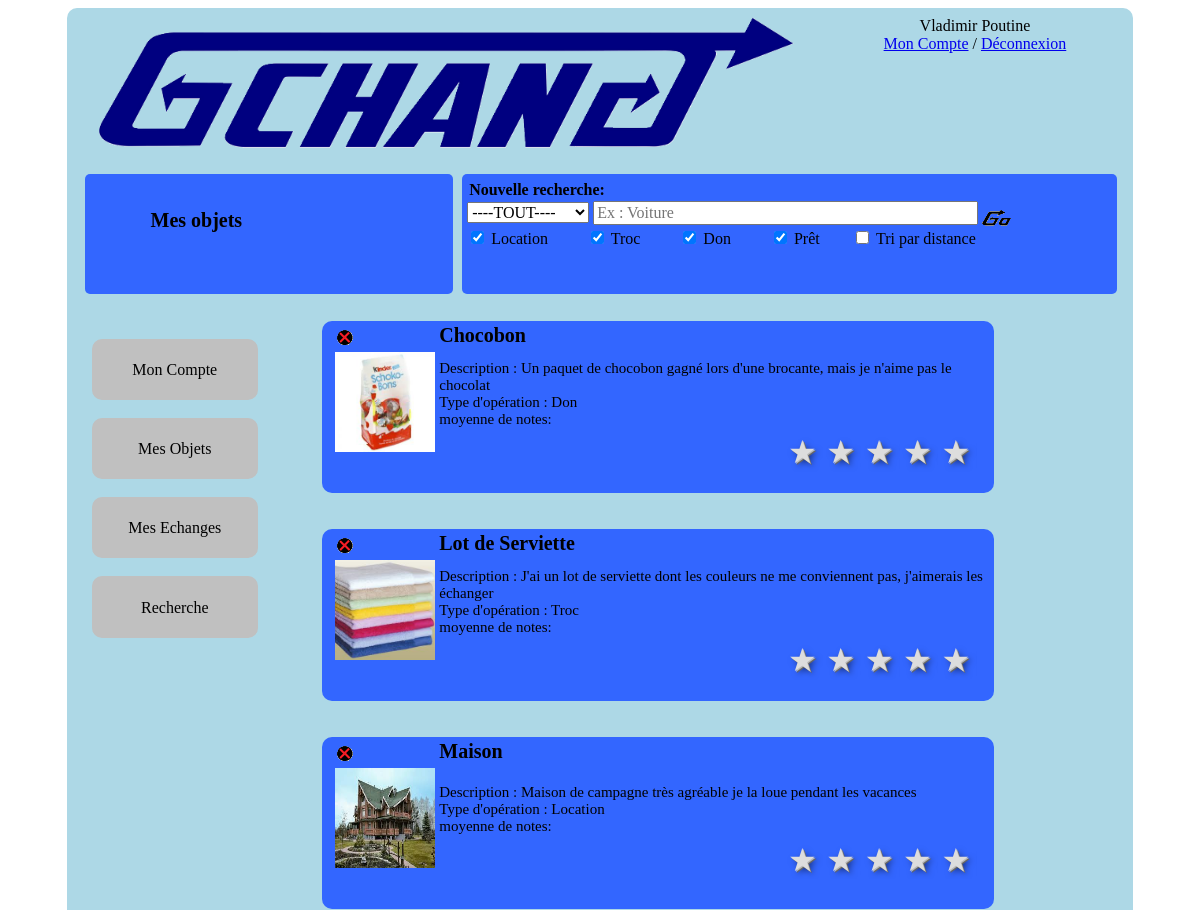
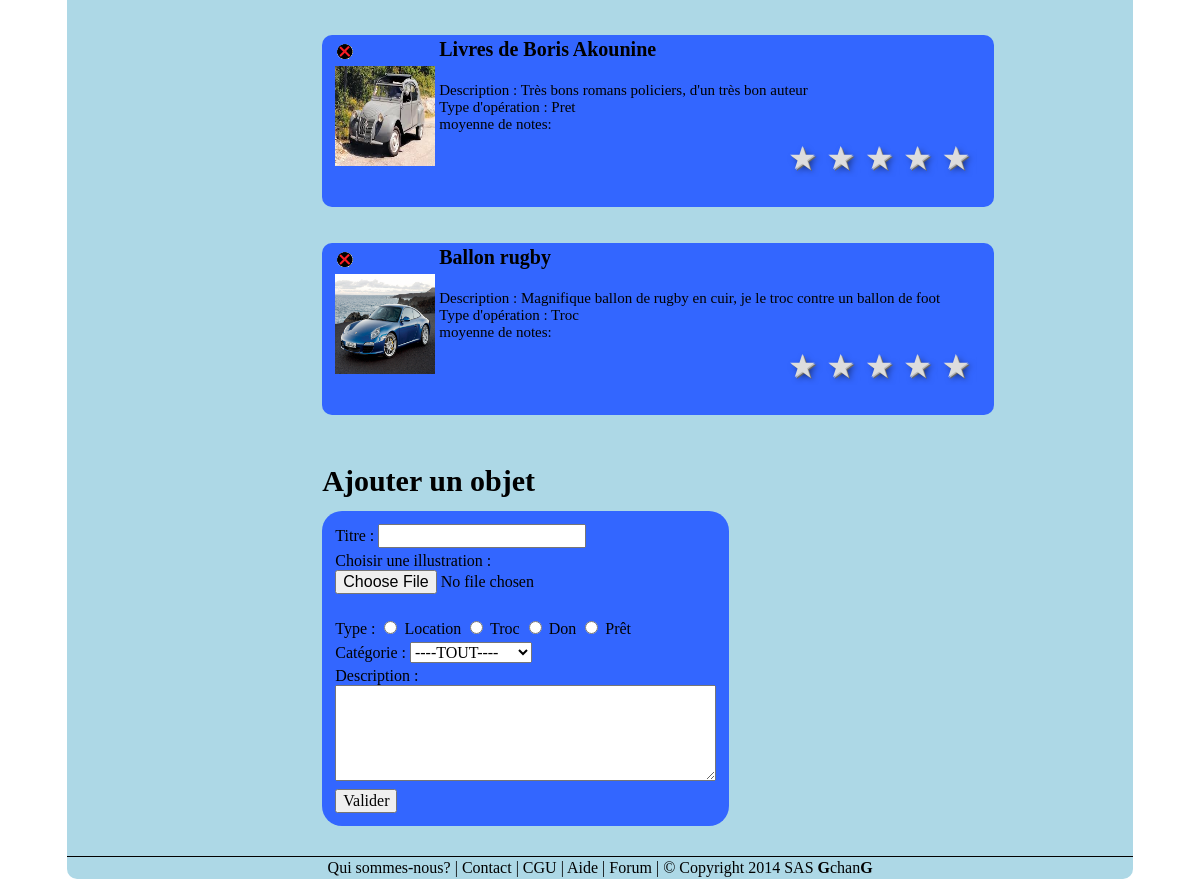
The page /view/pages/objets.php (signed in) on the database its author committed (2 pictures, top to bottom).
### tables this page shows
CREATE TABLE IF NOT EXISTS `objet` (
  `idObjet` int(8) NOT NULL AUTO_INCREMENT,
  `TitreObjet` varchar(25) DEFAULT NULL,
  `idUtilisateur` int(8) DEFAULT NULL,
  `TypeOperation` varchar(10) DEFAULT NULL,
  `DescriptionObjet` longtext NOT NULL,
  `idCategorie` int(8) NOT NULL,
  `idGrosseCat` int(11) NOT NULL,
  `PseudoProprio` varchar(15) NOT NULL,
  PRIMARY KEY (`idObjet`),
  KEY `idUtilisateur` (`idUtilisateur`),
  KEY `idCategorie` (`idCategorie`),
  KEY `idGrosseCat` (`idGrosseCat`)
);

### view/pages/objets.php (the view, shortened to what this page needs)
<!DOCTYPE HTML>
<html>
    <head>
        <link rel="stylesheet" href="stylepages.css" />
        <link rel="stylesheet" href="../structure/stylestructure.css" />
        <link rel="stylesheet" href="etoile.css" />
    </head>
    <body>
<?php
function nbrnotif($idobjet){
    include '../structure/connexion_bdd.php';
    $user=$_SESSION['id'];
    $reponse = $bdd->query("SELECT * FROM notifoperation Where idUser=$user AND idObjet=$idobjet");
    $notif=0;
return $notif;
}
?>
        <div id="page">
            <?php include ('../structure/header.php'); ?>
            <?php include ('../structure/nav.php'); ?>
            <?php include ('../structure/aside.php'); ?>
            <article>
            <?php include '../structure/connexion_bdd.php';
               $reponse = $bdd->query("SELECT * FROM objet WHERE PseudoProprio='$_SESSION[pseudo]'");
               include_once '../structure/fonction_notation.php';
		while($donnees=$reponse->fetch()){
		echo '<a href="../pages/objet.php?id=';
		echo $donnees['idObjet'];
		echo "\">";
                echo '<table class="resultatrech"><tr><td>';
		echo '<form method="post">';
		echo '" /><input type="submit" class="croix"';
		echo "onclick=\"if (window.confirm('Etes vous sur de vouloir supprimer cela?'))
		    {location.href='default.htm';return true;} else {return false;}\"";
		echo '>';
		echo '</form>';
		echo '</td><td><h1 style ="font-size:20px">';
		echo $donnees['TitreObjet'];
		if (nbrnotif($donnees['idObjet'])>0){
		    echo '<span class=notif>';
		    echo nbrnotif($donnees['idObjet']);
		    echo '</span>';
		}
		echo '</h1></td></tr><tr><td class="image">';
                $photoobjet = $donnees['idObjet'].'.jpg';
                if (file_exists("../../images/objets/$photoobjet"))
		{
                    echo '<img src="../../images/objets/';
                    echo $donnees['idObjet'];
                    echo '.jpg"  alt="Objet" width="100" height="100">';
                }
                else{
                    echo '<img src="../../images/objets/none.jpg" width="100" height="100">';
                }
                echo '</td><td style ="font-size:15px">Description : ';
                echo $donnees['DescriptionObjet'];
		echo '<br /> Type d\'opération : ';
		echo $donnees['TypeOperation'];
                $idObjet = $donnees['idObjet'];
                $reponse3 = $bdd->query("SELECT AVG(note) FROM commentobjet WHERE idObjet='$idObjet';");
                    if($donnees3 = $reponse3->fetch())
                    {
                        echo '<br />'."moyenne de notes:";
                    }
                    else
                    {
                        echo '<br />'."moyenne de notes:";
                        afficher_les_etoiles(0);
                    }
		echo '</td></tr></table>';
		echo '</a>';
		echo '<br /><br />';
		}
	?>
                    <form method="post" enctype="multipart/form-data">
                    <h1><b style ="font-size:30px">Ajouter un objet</b></h1>
                    <table class='ajoutobjetmesobjet'>
                        <tr>
                              <td>Titre : <input class="formeajoutobjet" type="text" name="titre" required /></td>
                        </tr>
                        <tr>
                            <td>
                                Choisir une illustration :
                                <br />
                                <input class="formeajoutobjet" type="file" name="imageObjet" />
                            </td>
                        </tr>
                        <tr>
                            <td>
                                <br />
                                Type : <input type="radio" name="typeoperation" value="Location" required /> Location
                                <input type="radio" name="typeoperation" value="Troc" required /> Troc
                                <input type="radio" name="typeoperation" value="Don" required /> Don
                                <input type="radio" name="typeoperation" value="Pret" required /> Prêt
                            </td>
                        <tr>
                            <td>
                            Catégorie : <?php include '../structure/liste_categories.php'; ?>
                            </td>
                        </tr>
                        <tr>
                            <td>
                                <label for="ameliorer">Description :</label><br />
                                <textarea name="ameliorer" cols='40' rows='5' id="ameliorer" required ></textarea>
                            </td>
                        </tr>
                          </tr>
                          <tr>
                              <td><input class="formeajoutobjet" type="submit" name="valider" value="Valider"></td>
                        </tr>
                    </table>
                    </form>
            </article>
<?php include ('../structure/footer.php'); ?>
        </div>
    </body>
</html>

### view/pages/stylepages.css (style rules this page uses)
* { font-family: Times New Roman; font-size: 16px; }
#page { min-width: 800px; width: 90%; margin: auto; background-color: lightblue; border-radius: 10px; }
a img { border: none; }
article { margin-left: 10px; margin-top: 2%; min-width: 600px; width: 70%; display: inline-block; margin-right: -0.25em; vertical-align: top; }
.resultatrech { background-color: #3366ff; width: 90%; text-align: left; padding-left: 10px; border-radius: 10px; }
.image { padding-bottom: 35px; width:100px; }
.resultatrech h1 { margin : 0px; }
article a { color: black; text-decoration: none; }
.croix { background-image: url(../../images/fauxpetit.png); background-repeat:no-repeat; background-position: top; height: 20px; cursor: pointer; font-size:0px; width: 20px; border: none; background-color: transparent; }
.ajoutobjetmesobjet { background-color: #3366ff; border-radius: 20px; padding: 10px; }

### rows shown on the page
objet: TitreObjet "Chocobon", shows a picture, DescriptionObjet "Un paquet de chocobon gagné lors d'une brocante, mais je n'aime pas le chocolat", TypeOperation "Don"
objet: TitreObjet "Lot de Serviette", shows a picture, DescriptionObjet "J'ai un lot de serviette dont les couleurs ne me conviennent pas, j'aimerais les échanger", TypeOperation "Troc"
objet: TitreObjet "Maison", shows a picture, DescriptionObjet "Maison de campagne très agréable je la loue pendant les vacances", TypeOperation "Location"
objet: TitreObjet "Livres de Boris Akounine", shows a picture, DescriptionObjet "Très bons romans policiers, d'un très bon auteur", TypeOperation "Pret"
objet: TitreObjet "Ballon rugby", shows a picture, DescriptionObjet "Magnifique ballon de rugby en cuir, je le troc contre un ballon de foot", TypeOperation "Troc"

### other values the page prints
$_SESSION['prenom'] "Vladimir"
$_SESSION['nom'] "Poutine"
